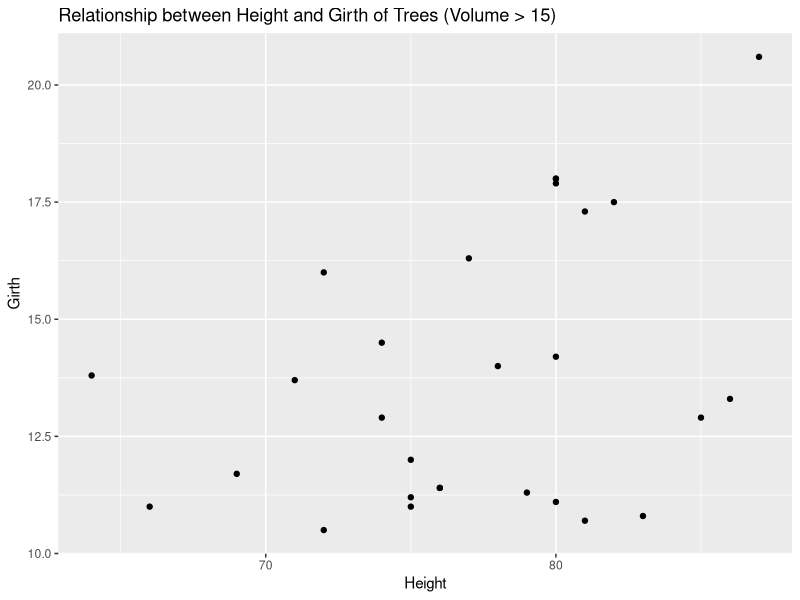
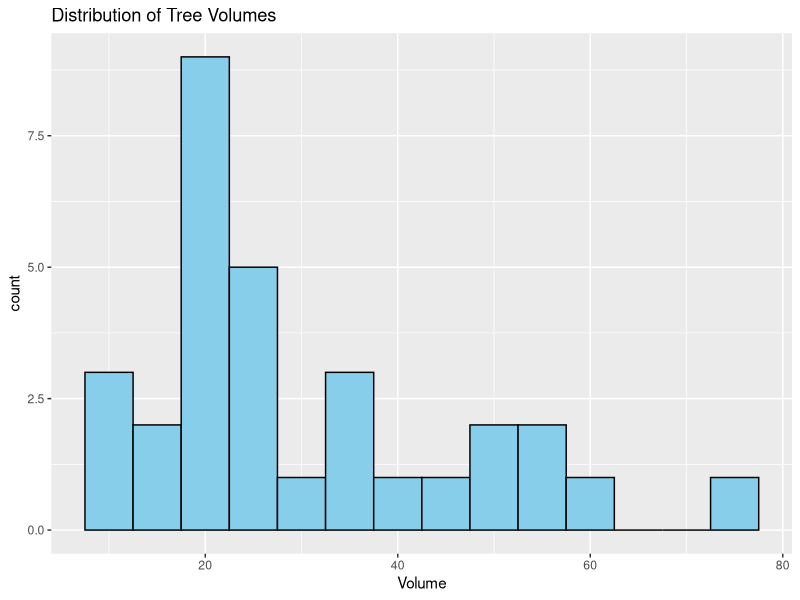

Here is the R script that generated these plots, in order:
library (dplyr)
library(ggplot2)

# Check for NAs
if (any(is.na(trees))) {
  print("There are missing values.")
} else {
  print("There are no missing values.")
}

trees %>%
  filter(Volume > 15) %>%
  ggplot(aes(x = Height, y = Girth)) +
  geom_point() +
  labs(title = "Relationship between Height and Girth of Trees (Volume > 15)",
       x = "Height",
       y = "Girth")

# Histogram of tree volumes
ggplot(trees, aes(x = Volume)) +
  geom_histogram(binwidth = 5, fill = "skyblue", color = "black") +
  labs(title = "Distribution of Tree Volumes", x = "Volume")


# Adding a new column for calculated tree density using mutate()
trees <- trees %>%
  mutate(density = Volume/Height)

# Summarizing average girth for different heights using group_by() and summarise()
trees_summary <- trees %>%
  group_by(Height) %>%
  summarise(avg_girth = mean(Girth, na.rm = TRUE))
trees_summary
